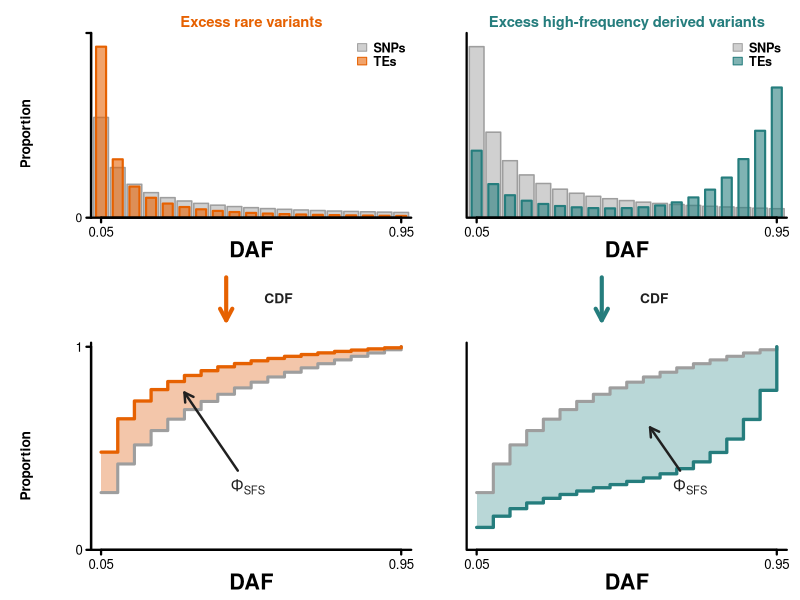
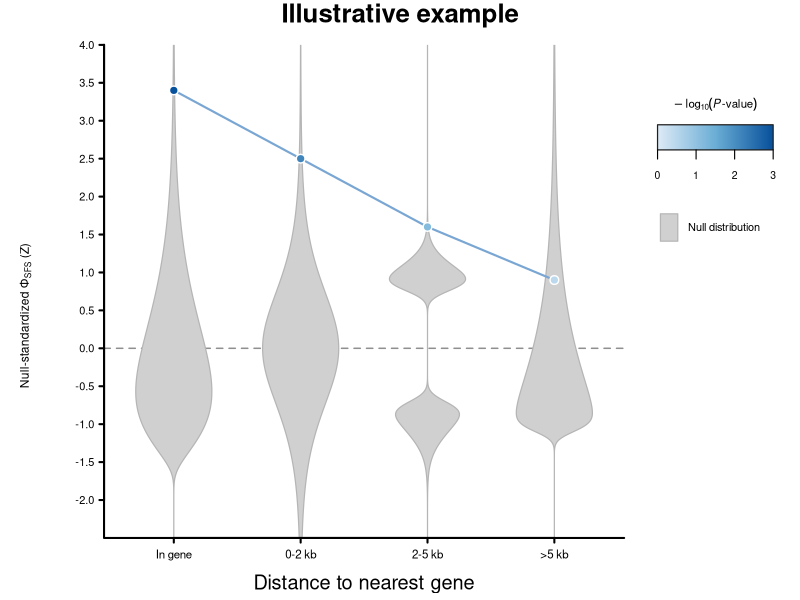

The R script that drew these images, in order:
#!/usr/bin/env Rscript

# Deterministic vector versions of the two Phi-SFS explanatory figures.
# Run from the repository root with:
#   module load R/4.4.2
#   Rscript figures/make_phi_sfs_figures.R

orange <- "#E66101"
orange_fill <- "#F3C6AA"
teal <- "#257D7D"
teal_fill <- "#B9D7D7"
neutral <- "#9E9E9E"
neutral_fill <- "#D0D0D0"
ink <- "#202020"

normalize <- function(x) x / sum(x)

step_coordinates <- function(x, y) {
    list(
        x = c(x[1], rep(x[-1], each = 2)),
        y = c(y[1], as.vector(rbind(y[-length(y)], y[-1])))
    )
}

draw_sfs <- function(x, neutral_sfs, te_sfs, color, title, show_y = FALSE) {
    ymax <- max(c(neutral_sfs, te_sfs)) * 1.08
    plot(NA, xlim = c(0.02, 0.98), ylim = c(0, ymax), axes = FALSE,
         xlab = "", ylab = "", xaxs = "i", yaxs = "i")

    # The wider neutral bars remain a single uniform gray. Narrower opaque TE
    # bars are drawn in front, avoiding transparency-induced color changes.
    rect(x - 0.022, 0, x + 0.022, neutral_sfs,
         col = neutral_fill, border = neutral, lwd = 1.5)
    rect(x - 0.015, 0, x + 0.015, te_sfs,
         col = adjustcolor(color, alpha.f = 0.58), border = color, lwd = 2.1)

    axis(1, at = c(0.05, 0.95), labels = c("0.05", "0.95"),
         lwd = 2.2, lwd.ticks = 2.2, cex.axis = 1.2)
    if (show_y) {
        axis(2, at = c(0, ymax), labels = c("0", ""),
             lwd = 2.2, lwd.ticks = 2.2, cex.axis = 1.1)
    }
    box(bty = "l", lwd = 2.2)
    mtext("DAF", side = 1, line = 2.2, cex = 1.3, font = 2)
    title(main = title, col.main = color, cex.main = 1.35, font.main = 2,
          line = 0.45)
    legend("topright", legend = c("SNPs", "TEs"),
           fill = c(neutral_fill, adjustcolor(color, alpha.f = 0.58)),
           border = c(neutral, color), bty = "n", cex = 1.15,
           text.font = 2, x.intersp = 0.6, y.intersp = 0.9)
}

draw_cdf_arrow <- function(color) {
    plot.new()
    plot.window(xlim = c(0, 1), ylim = c(0, 1))
    arrows(0.47, 0.88, 0.47, 0.16, length = 0.13, angle = 28,
           lwd = 4.0, col = color)
    text(0.62, 0.53, "CDF", cex = 1.25, font = 2, col = ink)
}

draw_cdf <- function(x, neutral_sfs, te_sfs, color, fill,
                     show_y = FALSE, annotation_x = 0.48,
                     annotation_y = 0.34, arrow_x = 0.34) {
    neutral_cdf <- cumsum(neutral_sfs)
    te_cdf <- cumsum(te_sfs)
    neutral_step <- step_coordinates(x, neutral_cdf)
    te_step <- step_coordinates(x, te_cdf)

    plot(NA, xlim = c(0.02, 0.98), ylim = c(0, 1.02), axes = FALSE,
         xlab = "", ylab = "", xaxs = "i", yaxs = "i")
    polygon(c(neutral_step$x, rev(te_step$x)),
            c(neutral_step$y, rev(te_step$y)),
            col = fill, border = NA)
    lines(neutral_step$x, neutral_step$y, col = neutral, lwd = 3.0)
    lines(te_step$x, te_step$y, col = color, lwd = 3.2)

    axis(1, at = c(0.05, 0.95), labels = c("0.05", "0.95"),
         lwd = 2.2, lwd.ticks = 2.2, cex.axis = 1.2)
    if (show_y) {
        axis(2, at = c(0, 1), labels = c("0", "1"),
             lwd = 2.2, lwd.ticks = 2.2, cex.axis = 1.2)
    }
    box(bty = "l", lwd = 2.2)
    mtext("DAF", side = 1, line = 2.2, cex = 1.3, font = 2)

    target_bin <- max(which(x <= arrow_x))
    target_y <- (te_cdf[target_bin] + neutral_cdf[target_bin]) / 2
    text(annotation_x, annotation_y, expression(Phi[SFS]),
         cex = 1.45, font = 2, col = ink)
    arrows(annotation_x - 0.03, annotation_y + 0.08,
           arrow_x, target_y, length = 0.10, lwd = 2.4, col = ink)
}

draw_vertical_label <- function(label, cex = 1.25) {
    plot.new()
    plot.window(xlim = c(0, 1), ylim = c(0, 1))
    text(0.55, 0.5, label, srt = 90, cex = cex, font = 2, xpd = NA)
}

make_definition_figure <- function(path) {
    bins <- 1:19
    x <- bins / 20
    neutral_sfs <- normalize(1 / bins)
    rare_sfs <- normalize(1 / bins^1.55)
    high_sfs <- normalize(0.55 / bins + 0.055 * exp(0.42 * (bins - 12)))

    pdf(path, width = 11.2, height = 8.6, family = "Helvetica",
        useDingbats = FALSE)
    layout(matrix(1:9, nrow = 3, byrow = TRUE),
           heights = c(1.0, 0.24, 1.0), widths = c(0.13, 1, 1))

    par(mar = rep(0, 4))
    draw_vertical_label("Proportion")

    par(mar = c(3.8, 3.2, 2.5, 1.0), mgp = c(2.1, 0.65, 0),
        tcl = -0.35, las = 1)

    draw_sfs(x, neutral_sfs, rare_sfs, orange,
             "Excess rare variants", show_y = TRUE)
    draw_sfs(x, neutral_sfs, high_sfs, teal,
             "Excess high-frequency derived variants", show_y = FALSE)

    par(mar = rep(0, 4))
    plot.new()
    draw_cdf_arrow(orange)
    draw_cdf_arrow(teal)

    par(mar = rep(0, 4))
    draw_vertical_label("Proportion")

    par(mar = c(3.8, 3.2, 0.8, 1.0), mgp = c(2.1, 0.65, 0),
        tcl = -0.35, las = 1)
    draw_cdf(x, neutral_sfs, rare_sfs, orange, orange_fill,
             show_y = TRUE, annotation_x = 0.49,
             annotation_y = 0.31, arrow_x = 0.30)
    draw_cdf(x, neutral_sfs, high_sfs, teal, teal_fill,
             show_y = FALSE, annotation_x = 0.69,
             annotation_y = 0.31, arrow_x = 0.57)
    dev.off()
}

standardize <- function(x) as.numeric(scale(x))

draw_violin <- function(values, center, width = 0.30) {
    d <- density(values, from = -2.5, to = 4.0, n = 512, cut = 0,
                 bw = "nrd0")
    half_width <- width * d$y / max(d$y)
    polygon(c(center - half_width, rev(center + half_width)),
            c(d$x, rev(d$x)), col = "#D0D0D0", border = "#B5B5B5",
            lwd = 1.2)
}

make_null_figure <- function(path) {
    n <- 50000
    u <- ((1:n) - 0.5) / n
    nulls <- list(
        standardize(qgamma(u, shape = 3.0)),
        standardize(qt(u, df = 6)),
        standardize(c(qnorm(u[seq_len(n / 2)], -0.75, 0.30),
                      qnorm(u[(n / 2 + 1):n], 0.55, 0.23))),
        standardize(qgamma(u, shape = 1.25))
    )
    observed_z <- c(3.4, 2.5, 1.6, 0.9)
    minus_log10_p <- c(3.0, 2.15, 1.15, 0.45)
    categories <- c("In gene", "0-2 kb", "2-5 kb", ">5 kb")
    blue <- colorRampPalette(c("#DEEBF7", "#6BAED6", "#08519C"))(301)
    point_colors <- blue[1 + round(minus_log10_p / 3 * 300)]

    pdf(path, width = 10.2, height = 7.2, family = "Helvetica",
        useDingbats = FALSE)
    layout(matrix(c(1, 2, 3), nrow = 1), widths = c(0.38, 4.7, 1.35))
    par(oma = c(0, 0, 2.4, 0))

    par(mar = rep(0, 4))
    draw_vertical_label(
        expression(paste("Null-standardized ", Phi[SFS], " (Z)")),
        cex = 1.1
    )

    par(mar = c(4.7, 4.3, 1.0, 0.6), mgp = c(2.8, 0.75, 0),
        tcl = -0.35, las = 1)
    plot(NA, xlim = c(0.45, 4.55), ylim = c(-2.5, 4.0), axes = FALSE,
         xlab = "", ylab = "", xaxs = "i", yaxs = "i")
    abline(h = 0, col = "#8F8F8F", lty = 2, lwd = 1.5)
    for (i in seq_along(nulls)) draw_violin(nulls[[i]], i)
    lines(1:4, observed_z, col = "#79A6D2", lwd = 2.1)
    points(1:4, observed_z, pch = 21, bg = point_colors,
           col = "white", lwd = 1.4, cex = 1.75)
    axis(1, at = 1:4, labels = categories, lwd = 2.0,
         lwd.ticks = 2.0, cex.axis = 1.05)
    axis(2, at = seq(-2, 4, by = 0.5), lwd = 2.0,
         lwd.ticks = 2.0, cex.axis = 1.0)
    box(bty = "l", lwd = 2.0)
    mtext("Distance to nearest gene", side = 1, line = 3.1,
          cex = 1.2)

    par(mar = c(4.7, 0.4, 1.0, 0.5))
    plot.new()
    plot.window(xlim = c(0, 1), ylim = c(0, 1))
    text(0.5, 0.91, expression(-log[10](italic(P)*"-value")),
         cex = 1.05)
    edges <- seq(0.10, 0.90, length.out = length(blue) + 1)
    rect(edges[-length(edges)], 0.81, edges[-1], 0.865,
         col = blue, border = NA)
    rect(0.10, 0.81, 0.90, 0.865, border = ink, lwd = 1.2)
    tick_x <- 0.10 + (0:3) / 3 * 0.80
    segments(tick_x, 0.79, tick_x, 0.81, lwd = 1.1)
    text(tick_x, 0.755, labels = 0:3, cex = 0.95)
    rect(0.12, 0.61, 0.24, 0.67, col = "#D0D0D0",
         border = "#B5B5B5", lwd = 1.2)
    text(0.31, 0.64, "Null distribution", adj = 0, cex = 1.0)

    mtext("Illustrative example", side = 3, line = 0.5,
          outer = TRUE, cex = 1.55, font = 2)
    dev.off()
}

make_definition_figure("figures/phi_sfs_definition_schematic.pdf")
make_null_figure("figures/phi_sfs_null_standardization_example.pdf")
